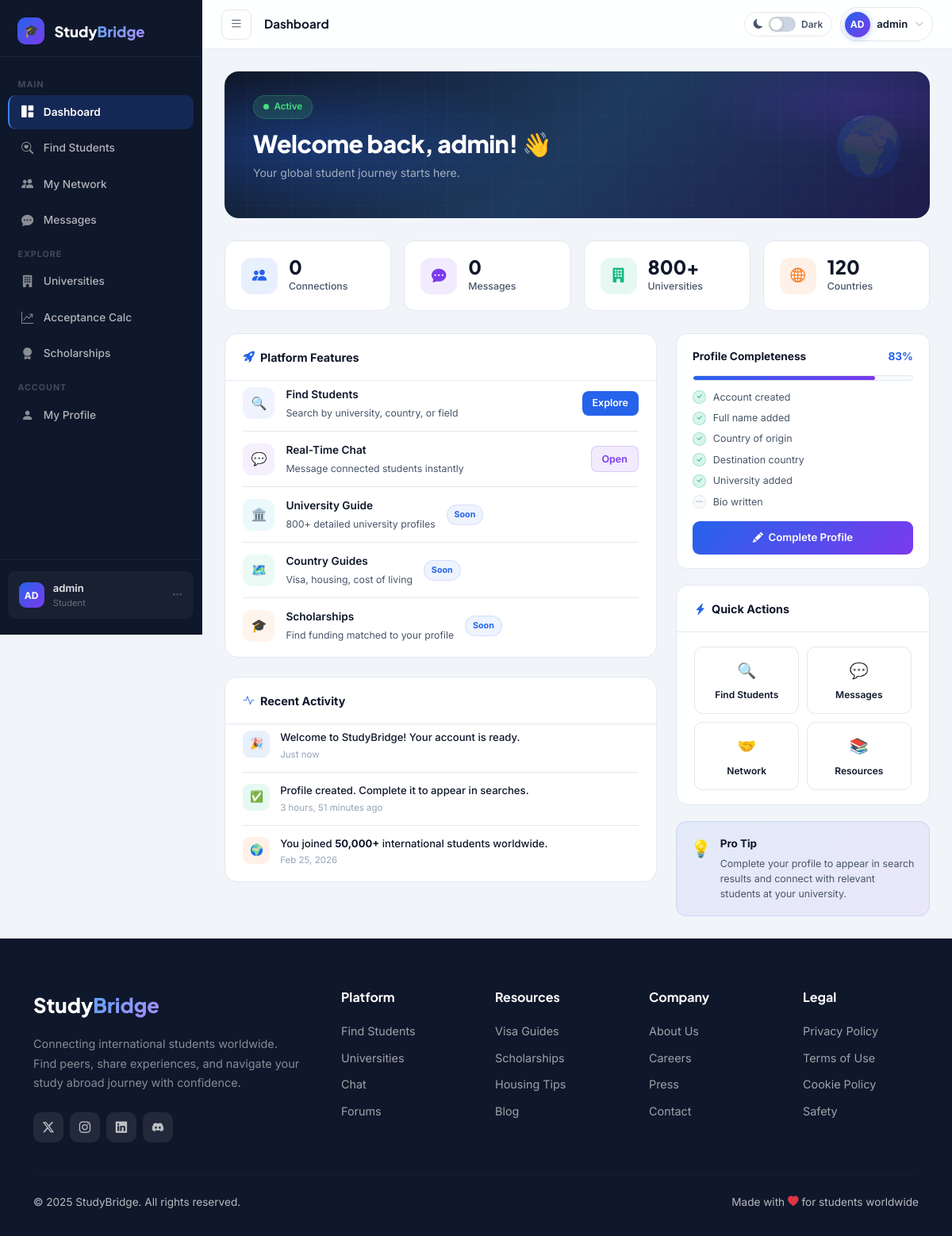
Screenshot of /dashboard/ (signed in) with the database file from the repository.
### accounts/models.py (models this page shows, shortened)
class User(AbstractUser):
    STUDY_LEVEL_CHOICES = [
        ('bachelor', "Bachelor's Degree"),
        ('master', "Master's Degree"),
        ('phd', 'PhD'),
        ('exchange', 'Exchange Student'),
        ('language', 'Language Course'),
    ]
    YEAR_CHOICES = [
        ('1', '1st Year'),
        ('2', '2nd Year'),
        ('3', '3rd Year'),
        ('4', '4th Year'),
        ('5', '5th Year+'),
        ('grad', 'Graduate'),
    ]
    email = models.EmailField(unique=True)
    full_name = models.CharField(max_length=150, blank=True)
    country_of_origin = models.CharField(max_length=100, blank=True)
    current_country = models.CharField(max_length=100, blank=True)
    university = models.CharField(max_length=200, blank=True)
    study_level = models.CharField(max_length=20, choices=STUDY_LEVEL_CHOICES, blank=True)
    year_of_study = models.CharField(max_length=10, choices=YEAR_CHOICES, blank=True)
    field_of_study = models.CharField(max_length=150, blank=True)
    bio = models.TextField(max_length=500, blank=True)
    avatar = models.ImageField(upload_to='avatars/', null=True, blank=True)
    is_verified = models.BooleanField(default=False)
    created_at = models.DateTimeField(auto_now_add=True)
    USERNAME_FIELD = 'email'
    REQUIRED_FIELDS = ['username']
    def get_display_name(self):
        return self.full_name or self.username
    def get_initials(self):
        name = self.get_display_name()
        parts = name.split()
        if len(parts) >= 2:
            return (parts[0][0] + parts[1][0]).upper()
        return name[:2].upper()

### accounts/views.py (the view)
# urls.py: path('dashboard/', av.dashboard_view, name='dashboard'),
@login_required
def dashboard_view(request):
    return render(request, 'accounts/dashboard.html', {
        'active_page': 'dashboard',
        'page_title': 'Dashboard',
    })

### accounts/context_processors.py (called while the page is built)
def dashboard_context(request):
    if request.user.is_authenticated:
        pending_count = ConnectionRequest.objects.filter(
            to_user=request.user, status='pending'
        ).count()
        unread_count = Message.objects.filter(
            receiver=request.user, is_read=False
        ).count()
        return {
            'pending_requests_count': pending_count,
            'unread_messages_count': unread_count,
        }
    return {'pending_requests_count': 0, 'unread_messages_count': 0}

### templates/accounts/dashboard.html (shortened to what this page needs)
{% extends 'dashboard_base.html' %}
{% block main_content %}
<div class="welcome-banner">
  <div class="wb-grid"></div>
  <div class="wb-deco">🌍</div>
  <div class="wb-content">
    <div class="wb-badge"><span style="width:7px;height:7px;background:#4ade80;border-radius:50%;"></span> Active</div>
    <h1 class="wb-title">Welcome back, {{ user.get_display_name }}! 👋</h1>
    <p class="wb-sub">Your global student journey starts here.</p>
  </div>
</div>
<div class="stats-grid">
  <div class="stat-card">
    <div class="stat-icon blue"><i class="bi bi-people-fill" style="color:var(--primary);"></i></div>
    <div><div class="stat-num">0</div><div class="stat-lbl">Connections</div></div>
  </div>
  <div class="stat-card">
    <div class="stat-icon purple"><i class="bi bi-chat-dots-fill" style="color:#7c3aed;"></i></div>
    <div><div class="stat-num">0</div><div class="stat-lbl">Messages</div></div>
  </div>
  <div class="stat-card">
    <div class="stat-icon green"><i class="bi bi-building-fill" style="color:#10b981;"></i></div>
    <div><div class="stat-num">800+</div><div class="stat-lbl">Universities</div></div>
  </div>
  <div class="stat-card">
    <div class="stat-icon orange"><i class="bi bi-globe2" style="color:#f97316;"></i></div>
    <div><div class="stat-num">120</div><div class="stat-lbl">Countries</div></div>
  </div>
</div>
<div class="content-grid">
  <div>
    <div class="db-card" style="margin-bottom:1.5rem;">
      <div class="db-card-header">
        <div class="db-card-title"><i class="bi bi-rocket-takeoff-fill"></i> Platform Features</div>
      </div>
      <div class="db-card-body" style="padding-top:.4rem;">
        <div class="feature-item"><div class="fi-icon" style="background:rgba(37,99,235,.08);">🔍</div><div><div class="fi-name">Find Students</div><div class="fi-desc">Search by university, country, or field</div></div><a href="{% url 'find_students' %}" style="margin-left:auto;padding:.35rem .8rem;background:var(--primary);color:#fff;border-radius:8px;font-size:.78rem;font-weight:600;text-decoration:none;">Explore</a></div>
        <div class="feature-item"><div class="fi-icon" style="background:rgba(124,58,237,.08);">💬</div><div><div class="fi-name">Real-Time Chat</div><div class="fi-desc">Message connected students instantly</div></div><a href="{% url 'connections' %}" style="margin-left:auto;padding:.35rem .8rem;background:rgba(124,58,237,.1);color:#7c3aed;border-radius:8px;font-size:.78rem;font-weight:600;text-decoration:none;border:1px solid rgba(124,58,237,.2);">Open</a></div>
        <div class="feature-item"><div class="fi-icon" style="background:rgba(6,182,212,.08);">🏛️</div><div><div class="fi-name">University Guide</div><div class="fi-desc">800+ detailed university profiles</div></div><span class="soon-pill">Soon</span></div>
        <div class="feature-item"><div class="fi-icon" style="background:rgba(16,185,129,.08);">🗺️</div><div><div class="fi-name">Country Guides</div><div class="fi-desc">Visa, housing, cost of living</div></div><span class="soon-pill">Soon</span></div>
        <div class="feature-item"><div class="fi-icon" style="background:rgba(249,115,22,.08);">🎓</div><div><div class="fi-name">Scholarships</div><div class="fi-desc">Find funding matched to your profile</div></div><span class="soon-pill">Soon</span></div>
      </div>
    </div>
    <div class="db-card">
      <div class="db-card-header">
        <div class="db-card-title"><i class="bi bi-activity"></i> Recent Activity</div>
      </div>
      <div class="db-card-body" style="padding-top:.4rem;">
        <div class="activity-item"><div class="act-dot" style="background:rgba(37,99,235,.1);">🎉</div><div><div class="act-text">Welcome to StudyBridge! Your account is ready.</div><div class="act-time">Just now</div></div></div>
        <div class="activity-item"><div class="act-dot" style="background:rgba(16,185,129,.1);">✅</div><div><div class="act-text">Profile created. Complete it to appear in searches.</div><div class="act-time">{{ user.date_joined|timesince }} ago</div></div></div>
        <div class="activity-item"><div class="act-dot" style="background:rgba(249,115,22,.1);">🌍</div><div><div class="act-text">You joined <strong>50,000+</strong> international students worldwide.</div><div class="act-time">{{ user.date_joined|date:"M d, Y" }}</div></div></div>
      </div>
    </div>
  </div>
  <div>
    <div class="profile-bar-card">
      <div class="pbar-header"><div class="pbar-title">Profile Completeness</div><div class="pbar-pct" id="dbPct">—</div></div>
      <div class="progress-wrap"><div class="progress-fill" id="dbBar" style="width:0;"></div></div>
      <div>
        <div class="pstep"><div class="pchk done"><i class="bi bi-check-lg"></i></div> Account created</div>
        <div class="pstep"><div class="pchk {% if user.full_name %}done{% else %}todo{% endif %}">{% if user.full_name %}<i class="bi bi-check-lg"></i>{% else %}—{% endif %}</div> Full name added</div>
        <div class="pstep"><div class="pchk {% if user.country_of_origin %}done{% else %}todo{% endif %}">{% if user.country_of_origin %}<i class="bi bi-check-lg"></i>{% else %}—{% endif %}</div> Country of origin</div>
        <div class="pstep"><div class="pchk {% if user.current_country %}done{% else %}todo{% endif %}">{% if user.current_country %}<i class="bi bi-check-lg"></i>{% else %}—{% endif %}</div> Destination country</div>
        <div class="pstep"><div class="pchk {% if user.university %}done{% else %}todo{% endif %}">{% if user.university %}<i class="bi bi-check-lg"></i>{% else %}—{% endif %}</div> University added</div>
        <div class="pstep"><div class="pchk {% if user.bio %}done{% else %}todo{% endif %}">{% if user.bio %}<i class="bi bi-check-lg"></i>{% else %}—{% endif %}</div> Bio written</div>
      </div>
      <a href="#" class="dd-logout" style="margin-top:.875rem;display:flex;align-items:center;justify-content:center;gap:.4rem;background:var(--gradient-primary);color:#fff;border:none;border-radius:9px;padding:.65rem;font-size:.83rem;font-weight:600;text-decoration:none;">
        <i class="bi bi-pencil-fill"></i> Complete Profile
      </a>
    </div>
    <div class="db-card">
      <div class="db-card-header"><div class="db-card-title"><i class="bi bi-lightning-charge-fill"></i> Quick Actions</div></div>
      <div class="db-card-body">
        <div class="qa-grid">
          <a href="{% url 'find_students' %}" class="qa-btn"><div class="qa-ico">🔍</div><div class="qa-lbl">Find Students</div></a>
          <a href="{% url 'connections' %}" class="qa-btn"><div class="qa-ico">💬</div><div class="qa-lbl">Messages</div></a>
          <a href="{% url 'connections' %}" class="qa-btn"><div class="qa-ico">🤝</div><div class="qa-lbl">Network</div></a>
          <a href="#" class="qa-btn"><div class="qa-ico">📚</div><div class="qa-lbl">Resources</div></a>
        </div>
      </div>
    </div>
    <div style="background:linear-gradient(135deg,rgba(37,99,235,.07),rgba(124,58,237,.07));border:1px solid rgba(37,99,235,.14);border-radius:14px;padding:1.1rem;margin-top:1.25rem;">
      <div style="display:flex;gap:.7rem;align-items:flex-start;"><div style="font-size:1.3rem;">💡</div><div><div style="font-size:.84rem;font-weight:700;color:var(--db-text);margin-bottom:.25rem;">Pro Tip</div><div style="font-size:.78rem;color:var(--db-text-2);line-height:1.55;">Complete your profile to appear in search results and connect with relevant students at your university.</div></div></div>
    </div>
  </div>
</div>
{% endblock %}

### templates/dashboard_base.html (shortened to what this page needs)
{% extends 'base.html' %}
{% block content %}
<aside class="sidebar" id="sidebar">
  <a href="{% url 'landing' %}" class="sidebar-logo">
    <div class="sidebar-logo-icon">🎓</div>
    <div class="sidebar-logo-text">Study<span>Bridge</span></div>
  </a>
  <nav class="sidebar-nav">
    <div class="sidebar-section-label">Main</div>
    <a href="{% url 'dashboard' %}" class="sidebar-link {% if active_page == 'dashboard' %}active{% endif %}">
      <i class="bi bi-grid-1x2-fill"></i> Dashboard
    </a>
    <a href="{% url 'find_students' %}" class="sidebar-link {% if active_page == 'find_students' %}active{% endif %}">
      <i class="bi bi-search-heart"></i> Find Students
    </a>
    <a href="{% url 'connections' %}" class="sidebar-link {% if active_page == 'connections' %}active{% endif %}">
      <i class="bi bi-people-fill"></i> My Network
    </a>
    <a href="{% url 'messages_inbox' %}" class="sidebar-link {% if active_page == 'messages' %}active{% endif %}">
      <i class="bi bi-chat-dots-fill"></i> Messages
    </a>
    <div class="sidebar-section-label">Explore</div>
    <a href="{% url 'universities' %}" class="sidebar-link {% if active_page == 'universities' %}active{% endif %}"><i class="bi bi-building-fill"></i> Universities</a>
    <a href="{% url 'calculator' %}" class="sidebar-link {% if active_page == 'calculator' %}active{% endif %}"><i class="bi bi-graph-up-arrow"></i> Acceptance Calc</a>
    <a href="{% url 'scholarships' %}" class="sidebar-link {% if active_page == 'scholarships' %}active{% endif %}"><i class="bi bi-award-fill"></i> Scholarships</a>
    <div class="sidebar-section-label">Account</div>
    <a href="{% url 'edit_profile' %}" class="sidebar-link {% if active_page == 'profile' %}active{% endif %}"><i class="bi bi-person-fill"></i> My Profile</a>
  </nav>
  <div class="sidebar-footer">
    <div class="sidebar-user-mini" onclick="toggleDropdown()">
      <div class="s-avatar">{{ user.get_initials }}</div>
      <div style="flex:1;min-width:0;">
        <div class="sidebar-user-name">{{ user.get_display_name }}</div>
        <div class="sidebar-user-role">Student</div>
      </div>
      <i class="bi bi-three-dots" style="color:rgba(255,255,255,.25);font-size:.85rem;"></i>
    </div>
  </div>
</aside>
<div class="main-wrapper" id="mainWrapper">
  <header class="db-header">
    <button class="burger-btn" onclick="toggleSidebar()">
      <i class="bi bi-list" id="burgerIcon"></i>
    </button>
    <div class="header-title" id="pageTitle">{% block page_title %}{{ page_title }}{% endblock %}</div>
    <div class="header-right">
      <div class="mode-toggle" onclick="toggleDarkMode()">
        <i class="bi bi-moon-fill" style="font-size:.75rem;color:var(--db-text-2);" id="modeIcon"></i>
        <div class="toggle-sw" id="modeSw"><div class="toggle-knob"></div></div>
        <span class="mode-lbl" id="modeLbl">Dark</span>
      </div>
      <div style="position:relative;">
        <div class="avatar-btn" id="avatarBtn" onclick="toggleDropdown()">
          <div class="av-circle">{{ user.get_initials }}</div>
          <span class="av-name">{{ user.get_display_name }}</span>
          <i class="bi bi-chevron-down av-chevron"></i>
        </div>
      </div>
    </div>
  </header>
  <main class="main-content">
    {% block main_content %}{% endblock %}
  </main>
</div>
{% endblock %}

### templates/base.html (style rules this page uses)
:root { --primary: #2563eb; --primary-dark: #1d4ed8; --primary-light: #3b82f6; --secondary: #7c3aed; --accent: #06b6d4; --success: #10b981; --dark: #0f172a; --dark-secondary: #1e293b; --gray: #64748b; --light-gray: #f1f5f9; --border: #e2e8f0; --white: #ffffff; --gradient-primary: linear-gradient(135deg, #2563eb 0%, #7c3aed 100%); --gradient-hero: linear-gradient(135deg, #0f172a 0%, #1e3a5f 50%, #1e1b4b 100%); --shadow-sm: 0 1px 3px rgba(0,0,0,.08), 0 1px 2px rgba(0,0,0,.06); --shadow-md: 0 4px 16px rgba(0,0,0,.10), 0 2px 6px rgba(0,0,0,.06); --shadow-lg: 0 10px 40px rgba(0,0,0,.15), 0 4px 12px rgba(0,0,0,.08); --shadow-xl: 0 20px 60px rgba(0,0,0,.20); --radius: 12px; --radius-lg: 20px; --radius-xl: 28px; }
* { box-sizing: border-box; }
body { font-family: 'Inter', sans-serif; color: var(--dark); background: var(--white); line-height: 1.6; -webkit-font-smoothing: antialiased; }
h1, h2, h3, h4, h5, h6 { font-family: 'Plus Jakarta Sans', sans-serif; font-weight: 700; line-height: 1.25; }

### rows the page displays
User: get_initials "AD", get_display_name "admin", date_joined "3 hours, 51 minutes", date_joined "Feb 25, 2026"

### other values shown
{{ page_title }} "Dashboard"
